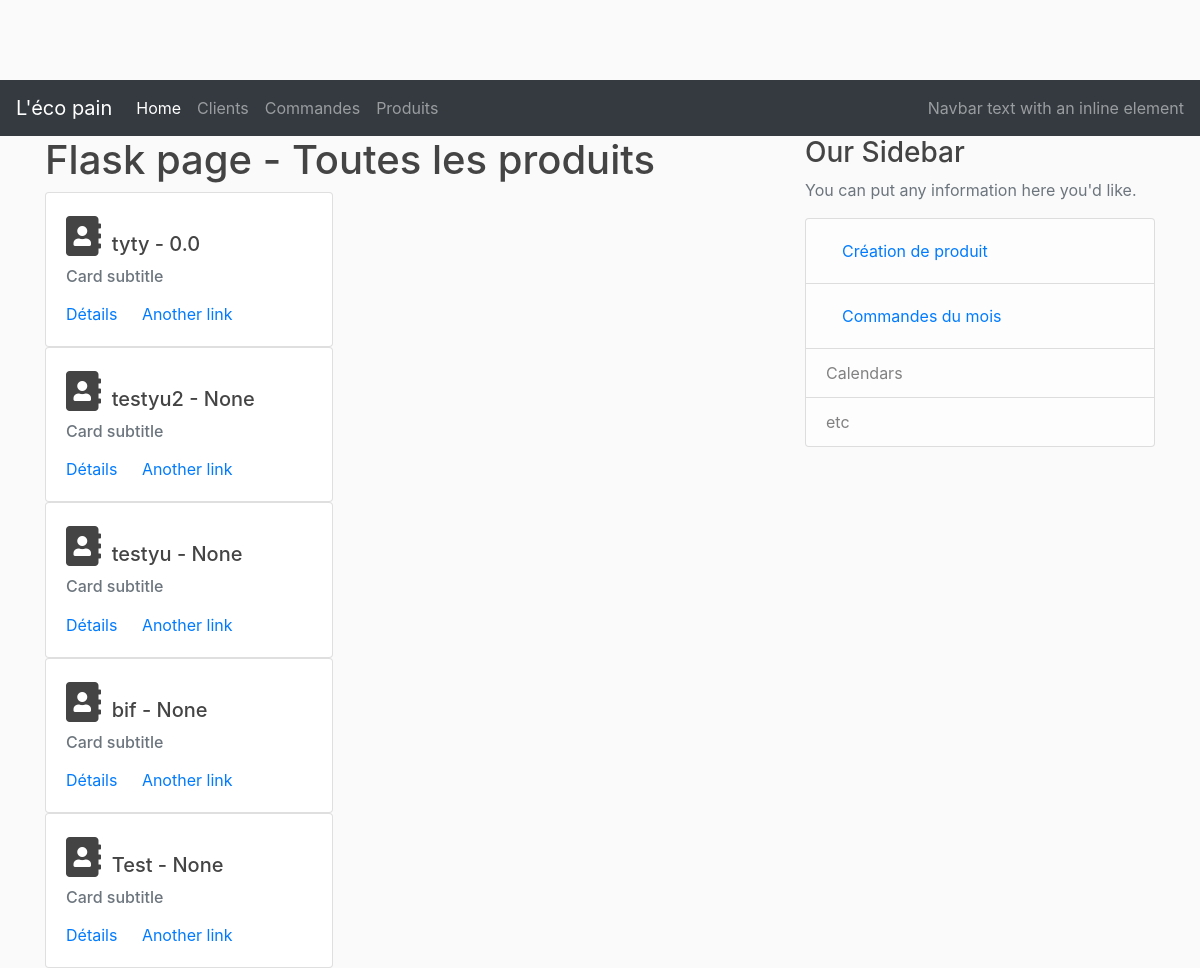
/products, run on an earlier commit of the app's database.
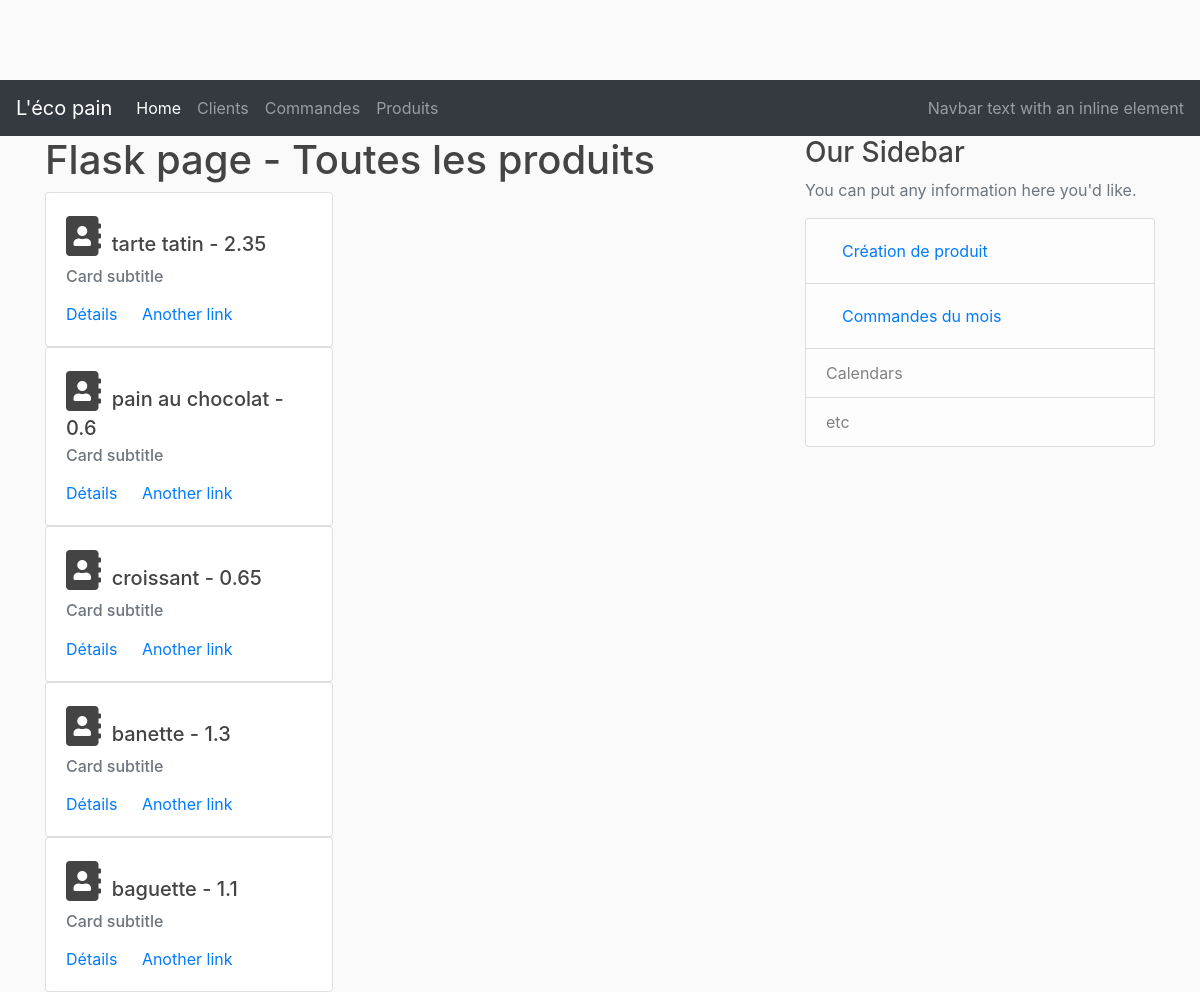
And on a later commit of the database.
### lecopain/models.py (models this page shows, shortened)
class Product(db.Model):
    __tablename__ = 'products'
    id = db.Column(db.Integer, primary_key=True)
    name = db.Column(db.String(50), nullable=False)
    description = db.Column(db.String(250))
    price = db.Column(db.Float)
    selections = db.relationship('Order', secondary = 'order_product', backref=db.backref('selected_products'))

### lecopain/routes.py (the view)
@app.route("/products", methods=['GET', 'POST'])
def products():
    products = Product.query.order_by(Product.name.desc()).all()
    return render_template('/products/products.html', products=products, title="Toutes les produits")

### lecopain/templates/products/products.html (shortened to what this page needs)
{% extends "layout.html" %}
{% block content %}
    {% for product in products %}
    <div class="card" style="width: 18rem;">
        <div class="card-body">
            <h5 class="card-title">
                    <span style="font-size: 2em;">
                            <i class="fas fa-address-book "></i>
                    </span>
                    {{product.name}} - {{product.price}}</h5>
            <h6 class="card-subtitle mb-2 text-muted">Card subtitle</h6>
            <a href="/products/{{product.id}}" class="card-link">Détails</a>
            <a href="#" class="card-link">Another link</a>
        </div>
    </div>
    {% endfor %}
{% endblock %}
{% block right_menu %}
<div class="content-section">
    <h3>Our Sidebar</h3>
    <p class='text-muted'>You can put any information here you'd like.
        <ul class="list-group">
        <li class="list-group-item list-group-item-light">
                <a class="nav-link" href="/products/new">Création de produit</a></li>
        <li class="list-group-item list-group-item-light">
                <a class="nav-link" href="/orders/month/0">Commandes du mois</a></li>
        <li class="list-group-item list-group-item-light">Calendars</li>
        <li class="list-group-item list-group-item-light">etc</li>
        </ul>
    </p>
</div>
{% endblock %}

### lecopain/templates/layout.html (shortened to what this page needs)
<!DOCTYPE html>
<html>
    <head>
        <link rel="stylesheet" href="https://stackpath.bootstrapcdn.com/bootstrap/4.2.1/css/bootstrap.min.css" />
        <link rel="stylesheet" type="text/css" href="{{ url_for('static', filename='main.css')}}" />
        <link rel="stylesheet" href="https://use.fontawesome.com/releases/v5.7.1/css/all.css" />
        <link rel="stylesheet" href="https://cdnjs.cloudflare.com/ajax/libs/tempusdominus-bootstrap-4/5.0.0-alpha14/css/tempusdominus-bootstrap-4.min.css" />
    </head>
    <body>
        <nav class="navbar navbar-expand-lg navbar-dark bg-dark">
                <a class="navbar-brand" href="#">L'éco pain</a>
                <div class="collapse navbar-collapse" id="navbarText">
                  <ul class="navbar-nav mr-auto">
                    <li class="nav-item active">
                      <a class="nav-link" href="/">Home <span class="sr-only">(current)</span></a>
                    </li>
                    <li class="nav-item">
                      <a class="nav-link" href="/customers">Clients</a>
                    </li>
                    <li class="nav-item">
                      <a class="nav-link" href="/orders">Commandes</a>
                    </li>
                    <li class="nav-item">
                        <a class="nav-link" href="/products">Produits</a>
                      </li>
                  </ul>
                  <span class="navbar-text">
                    Navbar text with an inline element
                  </span>
                </div>
              </nav>
        <div class="container">
                <div class="row">
                  <div class="col-md-8">
                    {% if title %}
                      <h1>Flask page - {{ title }}</h1>
                    {% endif %}
                    {% block content %}  {% endblock %}
                  </div>
                  <div class="col-md-4">
                      {% block right_menu %} {% endblock %}
                  </div>
                </div>
            </div>
    </body>
</html>

### lecopain/static/main.css (style rules this page uses)
body { background: #fafafa; color: #333333; margin-top: 5rem; }
h1, h2, h3, h4, h5, h6 { color:#444444; }

What changed in the data, as far as the page shows it:
changed Product: name "bif" → "tarte tatin"; price "None" → "2.35"; moves up the list
changed Product: name "testyu2" → "pain au chocolat"; price "None" → "0.6"; moves down the list
changed Product: name "Test" → "croissant"; price "None" → "0.65"; moves up the list
changed Product: name "testyu" → "banette"; price "None" → "1.3"; moves down the list
changed Product: name "tyty" → "baguette"; price "0.0" → "1.1"
